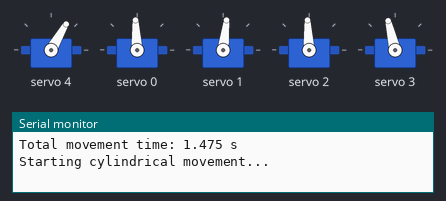
Bench run of a program on a simulated ESP32-S3. On the bench: 5 × servo, the last lines printed to the serial monitor.

Above: at 2.21 s.
At 3.63 s:
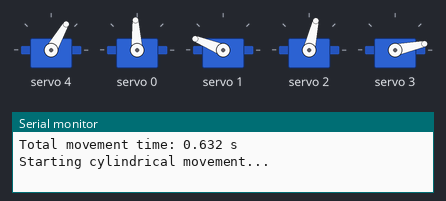
At 4.2 s:
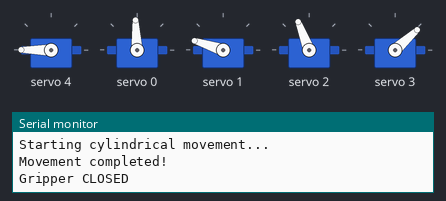
At 7.01 s:
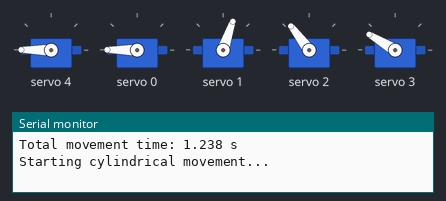
At 8.27 s:
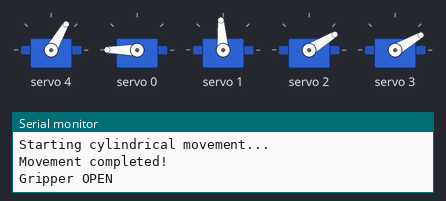
At 9.5 s:
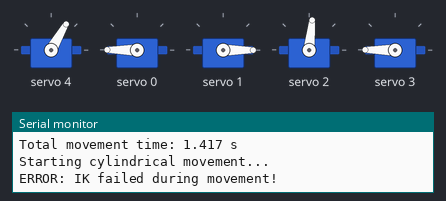
Timing chart, 0 to 11.0 s (numbered marks = the images above):
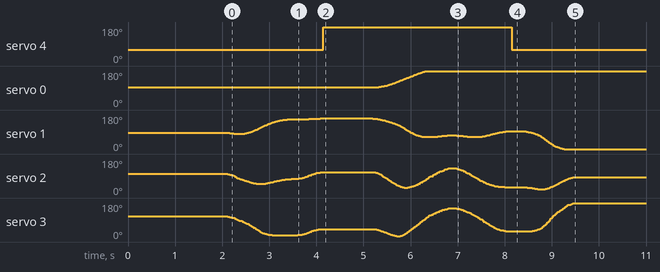

Measured:
- by itself, servo 4: 60° → 180° at 4.1 s, → 60° 4.0 s later
- by itself, servo 0: moves from 93° to 180° over 1.1 s

The program:

main.cpp
```cpp
#include <Arduino.h>
#include <Wire.h>
#include <Adafruit_PWMServoDriver.h>
#include <math.h>

// ============================================================
// 1. ROBOT CONFIGURATION
// ============================================================

#define NUM_SERVOS 5

#define I2C_SDA 8
#define I2C_SCL 9

#define PCA9685_ADDRESS 0x40
#define SERVO_FREQ 50

#define SERVO_MIN_US 500
#define SERVO_MAX_US 2500

#define CONTROL_PERIOD_US 20000UL  // 20 ms

// Link dimensions (mm)
const float d1 = 83.42f;
const float a2 = 101.95f;
const float a3 = 61.95f;
const float a4 = 72.00f;

// ============================================================
// 2. PCA9685 CONFIGURATION
// ============================================================

Adafruit_PWMServoDriver pwm(PCA9685_ADDRESS);

const int servoChannels[NUM_SERVOS] = {0, 1, 2, 3, 4};

// Servo calibration offsets
const float offset[NUM_SERVOS] = {90.0f, 54.0f, -160.0f, 106.0f, 90.0f};

// Gripper positions (physical servo angles)
#define GRIPPER_OPEN_DEG       60.0f
#define GRIPPER_CLOSED_DEG    180.0f

// ============================================================
// 3. JOINT VARIABLES
// ============================================================

// theta[0] = base
// theta[1] = shoulder
// theta[2] = elbow
// theta[3] = wrist
// theta[4] = gripper (not included in kinematics)

float theta[NUM_SERVOS] = {
    0.0f, 30.0f, 60.0f, 0.0f, 0.0f
};

// ============================================================
// 4. CYLINDRICAL POSITION STRUCTURE
// ============================================================

struct CylindricalPosition {
    float r;       // radial distance, mm
    float base;    // base rotation, degrees
    float z;       // vertical position, mm
    float alpha;   // end-effector orientation, degrees
};

// ============================================================
// 5. TARGET POSITIONS
// ============================================================

// All distances are in mm.
// All angles are in degrees.
// Alpha = 0 means the orientation specified by your report.

const CylindricalPosition START_POS = {
    170.0f, 0.0f, 10.0f, 0.0f
};

const CylindricalPosition PICKUP_POS = {
    200.0f, 0.0f, 10.0f, 0.0f
};

const CylindricalPosition TOP_POS = {
    150.0f, 90.0f, 220.0f, 0.0f
};

const CylindricalPosition DROPOFF_POS = {
    150.0f, 90.0f, 105.0f, 0.0f
};

const CylindricalPosition END_POS = {
    0.0f, 90.0f, 200.0f, 0.0f
};

// ============================================================
// 6. CYLINDRICAL TRAJECTORY CONFIGURATION
// ============================================================

// These are independent maximum limits for each coordinate.
// Tune these values to suit your mechanics and servo speed.

#define R_MAX_VELOCITY       200.0f  // mm/s
#define R_MAX_ACCEL          300.0f  // mm/s^2

#define THETA_MAX_VELOCITY    90.0f  // deg/s
#define THETA_MAX_ACCEL      180.0f  // deg/s^2

#define Z_MAX_VELOCITY       200.0f  // mm/s
#define Z_MAX_ACCEL          300.0f  // mm/s^2

#define ALPHA_MAX_VELOCITY    90.0f  // deg/s
#define ALPHA_MAX_ACCEL      180.0f  // deg/s^2

#define GRIPPER_DELAY_CLOSE 1000UL // wait 1 second after closing gripper
#define GRIPPER_DELAY_OPEN 200UL // wait 0.2 second after opening gripper

// Select elbow configuration
#define ELBOW_POSITIVE true

// ============================================================
// 7. TIMER CONFIGURATION
// ============================================================

hw_timer_t *timer = nullptr;

volatile uint32_t timerTickCount = 0;
portMUX_TYPE timerMux = portMUX_INITIALIZER_UNLOCKED;

void IRAM_ATTR onTimer() {
    portENTER_CRITICAL_ISR(&timerMux);
    timerTickCount++;
    portEXIT_CRITICAL_ISR(&timerMux);
}

// ============================================================
// 8. MOTION STATE MACHINE
// ============================================================

enum RobotState {
    MOVE_TO_START,
    MOVE_TO_PICKUP,
    CLOSE_GRIPPER,
    MOVE_TO_TOP,
    MOVE_TO_DROPOFF,
    OPEN_GRIPPER,
    MOVE_TO_END,
    FINISHED,
    ERROR
};

RobotState state = MOVE_TO_START;

bool motionActive = false;

uint32_t motionStartTime = 0;
uint32_t stateStartTime = 0;

// ============================================================
// 9. CYLINDRICAL TRAJECTORY VARIABLES
// ============================================================

CylindricalPosition motionStart;
CylindricalPosition motionTarget;

struct TrapezoidalProfile {
    float distance;
    float direction;
    float acceleration;
    float maxVelocity;
    float peakVelocity;
    float accelerationTime;
    float constantVelocityTime;
    float accelerationDistance;
    float totalTime;
};

TrapezoidalProfile profileR;
TrapezoidalProfile profileTheta;
TrapezoidalProfile profileZ;
TrapezoidalProfile profileAlpha;

float totalTrajectoryTime = 0.0f;

// ============================================================
// 10. SERVO INITIALIZATION
// ============================================================

void initServos() {
    Wire.begin(I2C_SDA, I2C_SCL);
    pwm.begin();
    pwm.setPWMFreq(SERVO_FREQ);
    delay(10);

    Serial.println("PCA9685 initialized!");
}

// ============================================================
// 11. SERVO CONTROL
// ============================================================

void setServoAngle(int index, float angle) {
    if (index < 0 || index >= NUM_SERVOS) {
        return;
    }

    angle = constrain(angle, 0.0f, 180.0f);

    float pulseWidth =
        SERVO_MIN_US +
        (angle / 180.0f) * (SERVO_MAX_US - SERVO_MIN_US);

    pwm.writeMicroseconds(
        servoChannels[index],
        (uint16_t)pulseWidth
    );
}

// ============================================================
// 12. UPDATE ARM JOINTS
// ============================================================

void setJointAngles() {
    setServoAngle(0, theta[0] + offset[0]);
    setServoAngle(1, theta[1] + offset[1]);
    setServoAngle(2, -(theta[2] + offset[2]));
    setServoAngle(3, theta[3] + offset[3]);
}

// ============================================================
// 13. GRIPPER CONTROL
// ============================================================

void openGripper() {
    setServoAngle(4, GRIPPER_OPEN_DEG);
    Serial.println("Gripper OPEN");
}

void closeGripper() {
    setServoAngle(4, GRIPPER_CLOSED_DEG);
    Serial.println("Gripper CLOSED");
}

// ============================================================
// 14. FORWARD KINEMATICS
// ============================================================
// Returns the current cylindrical position of the end-effector
CylindricalPosition forwardKinematics() {
    float q1 = theta[1] * DEG_TO_RAD;
    float q2 = theta[2] * DEG_TO_RAD;
    float q3 = theta[3] * DEG_TO_RAD;

    float phi1 = q1;
    float phi2 = q1 + q2;
    float phi3 = q1 + q2 + q3;

    CylindricalPosition position;

    position.r =
        a2 * sinf(phi1) +
        a3 * sinf(phi2) +
        a4 * sinf(phi3);

    position.z =
        d1 +
        a2 * cosf(phi1) +
        a3 * cosf(phi2) +
        a4 * cosf(phi3);

    position.base = theta[0];

    position.alpha =
        theta[1] + theta[2] + theta[3] - 90.0f;

    return position;
}

// ============================================================
// 15. INVERSE KINEMATICS
// ============================================================
// calculates the joint angles for a given cylindrical position
// Returns true if the position is reachable, false otherwise
bool inverseKinematics(CylindricalPosition pos, float result[4]) {
    // Wrist position
    float alphaRad = pos.alpha * DEG_TO_RAD;

    float rw = pos.r - a4 * cosf(alphaRad);
    float zw = pos.z - d1 + a4 * sinf(alphaRad);

    // Elbow angle
    float D =
        (rw * rw + zw * zw - a2 * a2 - a3 * a3) /
        (2.0f * a2 * a3);

    // Workspace check
    if (D < -1.0f || D > 1.0f) {
        return false;
    }

    D = constrain(D, -1.0f, 1.0f);

    float q2 = acosf(D);

    if (!ELBOW_POSITIVE) {
        q2 = -q2; // Elbow down configuration
    }

    // Shoulder angle
    float q1 =
        atan2f(rw, zw) -
        atan2f(
            a3 * sinf(q2),
            a2 + a3 * cosf(q2)
        );

    // Wrist angle
    float q3 =
        90.0f + pos.alpha -
        (q1 + q2) * RAD_TO_DEG;

    // Convert to degrees
    float baseDeg = pos.base;
    float shoulderDeg = q1 * RAD_TO_DEG;
    float elbowDeg = q2 * RAD_TO_DEG;
    float wristDeg = q3;

    // Physical servo angles
    float servoAngle[4];

    servoAngle[0] = baseDeg + offset[0];
    servoAngle[1] = shoulderDeg + offset[1];
    servoAngle[2] = -(elbowDeg + offset[2]);
    servoAngle[3] = wristDeg + offset[3];

    // Servo limits
    for (int i = 0; i < 4; i++) {
        if (servoAngle[i] < 0.0f || servoAngle[i] > 180.0f) {
            return false;
        }
    }

    // Store logical joint angles
    result[0] = baseDeg;
    result[1] = shoulderDeg;
    result[2] = elbowDeg;
    result[3] = wristDeg;

    return true;
}

// ============================================================
// 16. APPLY INVERSE KINEMATICS
// ============================================================
// Sets the joint angles for a given cylindrical position by applying inverse kinematics
bool setCartesianPosition(CylindricalPosition pos) {
    float newAngles[4];

    if (!inverseKinematics(pos, newAngles)) {
        return false;
    }

    for (int i = 0; i < 4; i++) {
        theta[i] = newAngles[i];
    }

    setJointAngles();
    return true;
}

// ============================================================
// 17. CALCULATE AN INDIVIDUAL TRAPEZOIDAL PROFILE
// ============================================================

void calculateProfile(
    TrapezoidalProfile &profile,
    float signedDistance,
    float maxVelocity,
    float acceleration
) {
    profile.distance = fabsf(signedDistance);
    profile.direction = (signedDistance >= 0.0f) ? 1.0f : -1.0f;
    profile.maxVelocity = maxVelocity;
    profile.acceleration = acceleration;

    if (profile.distance < 0.001f) { // Handle zero distance case
        profile.peakVelocity = 0.0f;
        profile.accelerationTime = 0.0f;
        profile.constantVelocityTime = 0.0f;
        profile.accelerationDistance = 0.0f;
        profile.totalTime = 0.0f;
        return;
    }

    // Distance required to accelerate to maxVelocity
    float requiredDistance =
        (maxVelocity * maxVelocity) / (2.0f * acceleration);

    // TRIANGULAR PROFILE
    if (2.0f * requiredDistance >= profile.distance) {
        profile.peakVelocity =
            sqrtf(acceleration * profile.distance);

        profile.accelerationTime =
            profile.peakVelocity / acceleration;

        profile.accelerationDistance =
            0.5f * acceleration *
            profile.accelerationTime *
            profile.accelerationTime;

        profile.constantVelocityTime = 0.0f;
    }
    // TRAPEZOIDAL PROFILE
    else {
        profile.peakVelocity = maxVelocity;

        profile.accelerationTime =
            maxVelocity / acceleration;

        profile.accelerationDistance =
            0.5f * acceleration *
            profile.accelerationTime *
            profile.accelerationTime;

        float constantDistance =
            profile.distance - 2.0f * profile.accelerationDistance;

        profile.constantVelocityTime =
            constantDistance / maxVelocity;
    }

    profile.totalTime =
        2.0f * profile.accelerationTime +
        profile.constantVelocityTime;
}

// ============================================================
// 18. CALCULATE POSITION ALONG AN INDIVIDUAL PROFILE
// ============================================================
// Returns the position along the profile at time t (seconds)
float calculateProfilePosition(
    const TrapezoidalProfile &profile,
    float t
) {
    if (profile.distance < 0.001f) { // Handle zero distance case
        return 0.0f;
    }

    if (t <= 0.0f) { // Handle negative time case
        return 0.0f;
    }

    if (t >= profile.totalTime) { // Handle time beyond total time case
        return profile.distance * profile.direction;
    }

    const float ta = profile.accelerationTime;
    const float tc = profile.constantVelocityTime;
    const float accel = profile.acceleration;

    float travelled = 0.0f;

    // ACCELERATION
    if (t < ta) {
        travelled = 0.5f * accel * t * t;
    }
    // CONSTANT VELOCITY
    else if (t < ta + tc) {
        float constantTime = t - ta;

        travelled =
            profile.accelerationDistance +
            profile.peakVelocity * constantTime;
    }
    // DECELERATION
    else {
        float remainingTime = profile.totalTime - t;

        travelled =
            profile.distance -
            0.5f * accel * remainingTime * remainingTime;
    }

    return travelled * profile.direction;
}

// ============================================================
// 19. CALCULATE ALL CYLINDRICAL TRAJECTORIES
// ============================================================

void calculateCylindricalTrajectory() {
    float dr = motionTarget.r - motionStart.r;
    float dTheta = motionTarget.base - motionStart.base;
    float dz = motionTarget.z - motionStart.z;
    float dAlpha = motionTarget.alpha - motionStart.alpha;

    calculateProfile(
        profileR,
        dr,
        R_MAX_VELOCITY,
        R_MAX_ACCEL
    );

    calculateProfile(
        profileTheta,
        dTheta,
        THETA_MAX_VELOCITY,
        THETA_MAX_ACCEL
    );

    calculateProfile(
        profileZ,
        dz,
        Z_MAX_VELOCITY,
        Z_MAX_ACCEL
    );

    calculateProfile(
        profileAlpha,
        dAlpha,
        ALPHA_MAX_VELOCITY,
        ALPHA_MAX_ACCEL
    );

    // The overall movement ends when the slowest coordinate finishes.
    totalTrajectoryTime = max(
        max(profileR.totalTime, profileTheta.totalTime),
        max(profileZ.totalTime, profileAlpha.totalTime)
    );

    Serial.println();
    Serial.println("CYLINDRICAL TRAJECTORY");

    Serial.printf("Radial movement: %.2f mm\n", dr);
    Serial.printf("Base rotation: %.2f deg\n", dTheta);
    Serial.printf("Vertical movement: %.2f mm\n", dz);
    Serial.printf("Orientation change: %.2f deg\n", dAlpha);

    Serial.printf(
        "R time: %.3f s, Theta time: %.3f s, Z time: %.3f s, Alpha time: %.3f s\n",
        profileR.totalTime,
        profileTheta.totalTime,
        profileZ.totalTime,
        profileAlpha.totalTime
    );

    Serial.printf(
        "Total movement time: %.3f s\n",
        totalTrajectoryTime
    );
}

// ============================================================
// 20. BEGIN MOVEMENT
// ============================================================
// Starts a new movement to the specified target position with the given state
void beginMovement(
    CylindricalPosition target,
    RobotState newState
) {
    // Get the current cylindrical position from forward kinematics.
    motionStart = forwardKinematics();
    motionTarget = target;

    state = newState;
    motionActive = true;

    motionStartTime = micros();

    calculateCylindricalTrajectory();

    Serial.println();
    Serial.println("Starting cylindrical movement...");
}

// ============================================================
// 21. HANDLE MOVEMENT COMPLETION
// ============================================================
// Called when the current movement is completed, to transition to the next state
void handleMovementComplete() {
    motionActive = false;

    Serial.println("Movement completed!");

    switch (state) {
        case MOVE_TO_START:
            beginMovement(PICKUP_POS, MOVE_TO_PICKUP);
            break;

        case MOVE_TO_PICKUP:
            closeGripper();
            stateStartTime = millis();
            state = CLOSE_GRIPPER;
            break;

        case MOVE_TO_TOP:
            beginMovement(DROPOFF_POS, MOVE_TO_DROPOFF);
            break;

        case MOVE_TO_DROPOFF:
            openGripper();
            stateStartTime = millis();
            state = OPEN_GRIPPER;
            break;

        case MOVE_TO_END:
            state = FINISHED;
            Serial.println();
            Serial.println("==============================");
            Serial.println("PICK AND PLACE COMPLETED!");
            Serial.println("==============================");

            break;

        default:
            break;
    }
}

// ============================================================
// 22. UPDATE CYLINDRICAL TRAJECTORY
// ============================================================
// Updates the current position along the trajectory based on elapsed time(write to servos)
void updateMovement() {
    // Elapsed time in seconds. Unsigned subtraction handles micros() rollover.
    float elapsed =
        (uint32_t)(micros() - motionStartTime) * 0.000001f;

    CylindricalPosition current;

    current.r =
        motionStart.r +
        calculateProfilePosition(profileR, elapsed);

    current.base =
        motionStart.base +
        calculateProfilePosition(profileTheta, elapsed);

    current.z =
        motionStart.z +
        calculateProfilePosition(profileZ, elapsed);

    current.alpha =
        motionStart.alpha +
        calculateProfilePosition(profileAlpha, elapsed);

    // Apply inverse kinematics to the current cylindrical setpoint. And write to the servos.
    if (!setCartesianPosition(current)) {
        Serial.println("ERROR: IK failed during movement!");

        motionActive = false;
        state = ERROR;
        return;
    }

    // Finish exactly at the requested target.
    if (elapsed >= totalTrajectoryTime) {
        if (!setCartesianPosition(motionTarget)) {
            Serial.println("ERROR: IK failed at final target!");

            motionActive = false;
            state = ERROR;
            return;
        }

        handleMovementComplete();
    }
}

// ============================================================
// 23. SETUP
// ============================================================

void setup() {
    Serial.begin(115200);

    Serial.println();
    Serial.println("================================");
    Serial.println("4-DOF ROBOT ARM CONTROLLER");
    Serial.println("WITH CYLINDRICAL TRAJECTORY PLANNING");
    Serial.println("================================");

    // Initialize PCA9685
    initServos();

    // Initialize gripper
    openGripper();
    // delay(10000);
    // closeGripper();
    // delay(10000);

    // Set initial joint positions
    setJointAngles();

    delay(1000);

    // Initialize 20 ms hardware timer (Arduino ESP32 Core 3.x API).
    timer = timerBegin(1000000);

    if (timer == nullptr) {
        Serial.println("ERROR: Hardware timer initialization failed!");
        state = ERROR;
        return;
    }

    timerAttachInterrupt(timer, &onTimer);
    timerAlarm(timer, CONTROL_PERIOD_US, true, 0);

    Serial.println("20 ms timer started!");
    Serial.println("Robot arm initialized!");

    delay(1000);

    // Start pick-and-place sequence.
    beginMovement(START_POS, MOVE_TO_START);
}

// ============================================================
// 24. MAIN LOOP
// ============================================================

void loop() {
    // Read timer ticks atomically.
    uint32_t ticks;

    portENTER_CRITICAL(&timerMux);
    ticks = timerTickCount;
    timerTickCount = 0;
    portEXIT_CRITICAL(&timerMux);

    // One update is sufficient because the trajectory uses elapsed
    // wall-clock time rather than incrementing a position per tick.
    if (ticks > 0 && motionActive) {
        updateMovement();
    }

    // Gripper closing delay.
    if (state == CLOSE_GRIPPER) {
        if ((uint32_t)(millis() - stateStartTime) >= GRIPPER_DELAY_CLOSE) {
            beginMovement(TOP_POS, MOVE_TO_TOP);
        }
    }

    // Gripper opening delay.
    if (state == OPEN_GRIPPER) {
        if ((uint32_t)(millis() - stateStartTime) >= GRIPPER_DELAY_OPEN) {
            beginMovement(END_POS, MOVE_TO_END);
        }
    }

    // Error handling: do not issue further motion commands.
    if (state == ERROR) {
        motionActive = false;
    }
}
```

Source omitted: matrix.h (515 bytes), matrix.cpp (1736 bytes)
